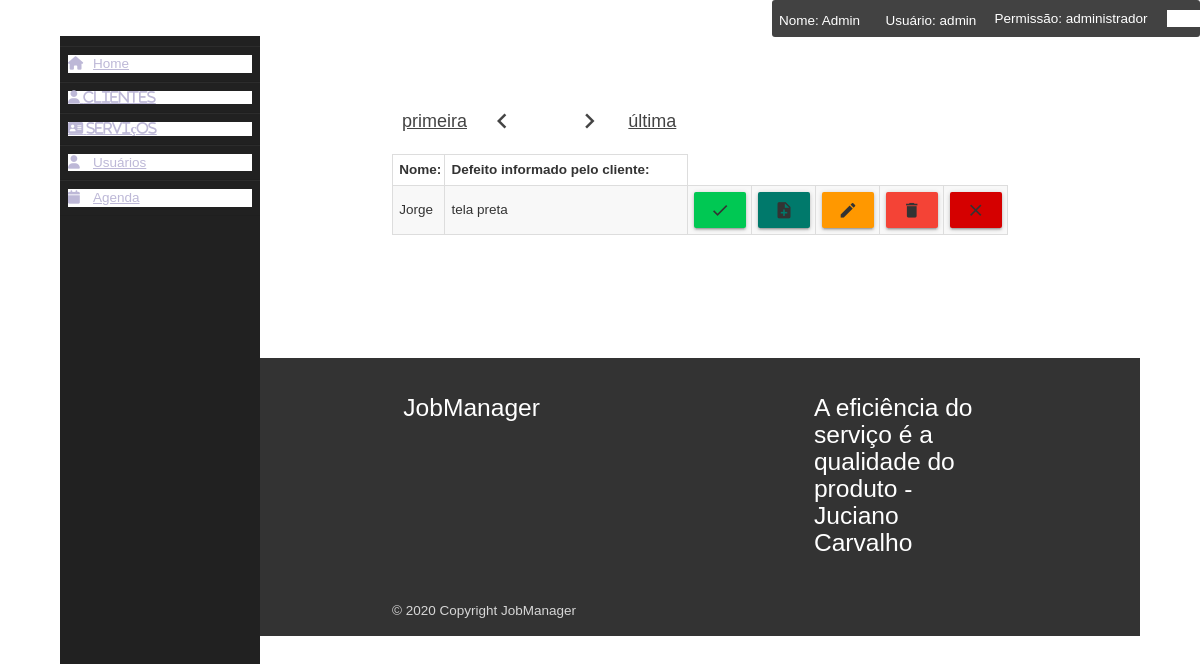
The app's page /gerenciar_serviços/servicos_validos.php (signed in) with its own data.
### tables this page shows
CREATE TABLE `tela_login` (
  `id` int(11) NOT NULL,
  `nome` varchar(255) NOT NULL,
  `login` varchar(250) NOT NULL,
  `senha` varchar(255) NOT NULL,
  `tipo` varchar(25) NOT NULL
);

CREATE TABLE `adicionar_servico` (
  `id` int(11) NOT NULL,
  `nome` varchar(255) NOT NULL,
  `cpf` varchar(255) NOT NULL,
  `tecnico` varchar(255) NOT NULL,
  `produto` varchar(255) NOT NULL,
  `serie` varchar(255) NOT NULL,
  `defeito` varchar(255) NOT NULL,
  `observacao` varchar(255) NOT NULL,
  `data` varchar(11) NOT NULL,
  `hora` varchar(11) NOT NULL,
  `situacao_pedido` int(11) NOT NULL,
  `imagem` varchar(200) NOT NULL
);

### includes/verificacao_login.php (called while the page is built, shortened)
<?php
require_once '../php_action/db_connect.php';
$id = $_SESSION['id_usuario'];
$sql = "SELECT * FROM tela_login WHERE id = '$id'";
$resultado = mysqli_query($connect, $sql);
if (mysqli_num_rows($resultado) > 0) {
	while ($dados = mysqli_fetch_array($resultado)) {
		$nomeUser = $dados['nome'];
		$tipoUser = $dados['tipo'];
		$userName = $dados['login'];
	}
}

### gerenciar_serviços/servicos_validos.php (the view, shortened to what this page needs)
<?php
include_once '../includes/header.php';
?>
<br><br>
<div class="col container">
	<br><br>
	<?php
	include_once './paginacao_servicos/index.php';
	?>
	<div class="div-sel" id="div1">
		<table class="striped">
			<thead>
				<tr>
					<th>Nome:</th>
					<br>
					<th>Defeito informado pelo cliente:</th>
				</tr>
			</thead>
			<tbody>
				<?php
				$sql = "SELECT * FROM adicionar_servico WHERE situacao_pedido = '2' order by id DESC LIMIT $inicio, $quantidade";
				$resultado = mysqli_query($connect, $sql);
				if (mysqli_num_rows($resultado) > 0) :
					while ($dados = mysqli_fetch_array($resultado)) :
				?>
						<tr>
							<?php if ($dados['situacao_pedido'] == 2) { ?>
								<td><?php echo $dados['nome'];	?></td>
								<td><?php echo $dados['defeito'];	?></td>
								<?php if (!($tipoUser == 'atendente')) : ?>
									<td><a href="#modal_finalizar<?php echo $dados['id']; ?>" class="btn green accent-4 modal-trigger"><i class="material-icons">check</i></a></td>
									<td><a href="acompanhar_pedido.php?id=<?php echo $dados['id']; ?>" class="btn  teal darken-2 modal-trigger"><i class="material-icons">note_add</i></a></td>
									<td><a href="#modal<?php echo $dados['id']; ?>" class="waves-effect  btn modal-trigger orange"><i class="material-icons">edit</i></a></td>
									<?php if ($tipoUser == 'administrador') { ?>
										<td><a href="#modal1<?php echo $dados['id']; ?>" class="btn red modal-trigger"><i class="material-icons">delete</i></a></td>
									<?php } ?>
									<td><a href="#modal_cancelar<?php echo $dados['id']; ?>" class="btn red accent-4 modal-trigger"><i class="material-icons">close</i></a></td>
							<?php
								endif;
							}
							?>
						</tr>
					<?php
					endwhile;
				endif;
				?>
			</tbody>
		</table>
	</div>
	<br>
</div>
<br><br><br>
<?php
include_once '../includes/footer.php';
?>

### includes/header.php (shortened to what this page needs)
<?php include '../includes/verificacao_login.php'; ?>
<!DOCTYPE html>
<html lang="pt-br">
<head>
  <link rel="stylesheet" href="../modo_noturno/style.css">
  <link href="../includes/icon.css" rel="stylesheet">
  <link rel="stylesheet" href="../includes/materialize.min.css">
  <link rel="stylesheet" href="../includes/style.css">
</head>
<body>
  <div class="wrapper">
    <div class="user" style="position: fixed; right: 0; top: 0; z-index: 100; background-color: #424242; color: white;display: flex; align-items: center;border-radius: .2rem;">
      <p style="padding: .8rem 1.2rem .5rem .5rem;">Nome: <?php echo $nomeUser; ?></p>
      <p style="padding: .8rem 1.2rem .5rem .5rem;">Usuário: <?php echo $userName; ?></p>
      <p style="padding-right:.5rem;">Permissão: <?php echo $tipoUser; ?></p>
      <a href="http://localhost/tcc/login/" style="padding-right:.5rem;color: white; font-weight: 600; margin-left: .8rem;">Sair</a>
    </div>
    <div class="sidebar">
      <ul>
        <li><a href="../menu/menu.php"><i class="fas fa-home"></i>Home</a></li>
        <div class="menu-departamento" style="color: white;">
          <li class=""><a class=' fas fa-user' href='../gerenciar_cliente'> Clientes</a></li>
          <li class="lista"><a class=' fas fa-address-card' href='#'> Serviços</a></li>
          <?php if ($tipoUser == 'administrador') : ?>
          <li class="lista"><a href="#"><i class="fas fa-user"></i>Usuários</a></li>
          <?php endif; ?>
        </div>
        <li><a href="../calendar_2/index.php"><i class="fas fa-calendar"></i>Agenda</a></li>
      </ul>
    </div>
    <div class="main_content">

### modo_noturno/style.css (style rules this page uses)
*, *::before, *::after { box-sizing: border-box; }
:root { --clr-light: #fffff2; --clr-dark: #011411; --clr-primary: #2a2c27; --clr-secondary: #2b3332; --clr-accent: #ff7750; --foreground: var(--clr-dark); --background: var(--clr-light); --ff-title: "Playfair Display", serif; --ff-body: "Assistant", sans-serif; }
body { background: var(--background); color: var(--foreground); font-family: var(--ff-body); font-size: 18px; line-height: 1.6; }
.btn { padding: 1em 2em; text-decoration: none; text-transform: uppercase; border-radius: 5px; position: relative; display: inline-block; line-height: 1; }
.btn::after { content: ""; position: absolute; width: 100%; height: 100%; left: -4px; top: 4px; border-radius: inherit; z-index: -1; }

### includes/header.php (style rules this page uses)
* { margin: 0; padding: 0; box-sizing: border-box; list-style: none; text-decoration: none; }
.wrapper { display: flex; position: relative; }
.wrapper .sidebar { width: 200px; height: 100%; background: #212121; padding: 10px 0px; position: fixed; }
.wrapper .sidebar ul li { padding: 8px; border-bottom: 1px solid #bdb8d7; border-bottom: 1px solid rgba(0, 0, 0, 0.05); border-top: 1px solid rgba(255, 255, 255, 0.05); }
.wrapper .sidebar ul li a { color: #bdb8d7; display: block; }
.wrapper .sidebar ul li a .fas { width: 25px; }
.wrapper .main_content { width: 100%; margin-left: 200px; }

### records on screen
tela_login: nome "Admin", login "admin", tipo "administrador"
adicionar_servico: nome "Jorge", defeito "tela preta"
